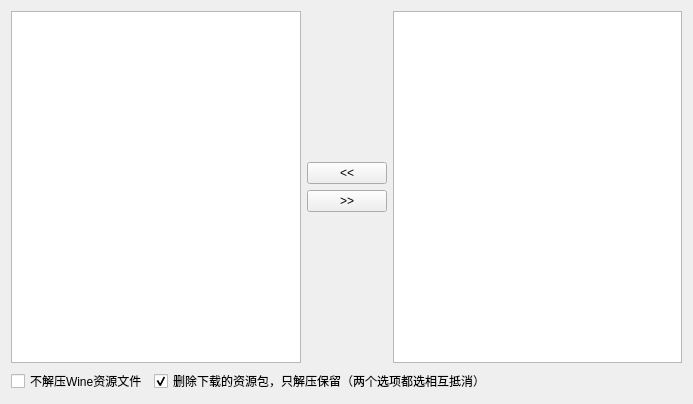
<?xml version="1.0" encoding="UTF-8"?>
<ui version="4.0">
 <class>MainWindow</class>
 <widget class="QMainWindow" name="MainWindow">
  <property name="geometry">
   <rect>
    <x>0</x>
    <y>0</y>
    <width>693</width>
    <height>404</height>
   </rect>
  </property>
  <property name="windowTitle">
   <string>下载 Wine</string>
  </property>
  <widget class="QWidget" name="centralWidget">
   <layout class="QVBoxLayout" name="verticalLayout_2">
    <item>
     <layout class="QHBoxLayout" name="horizontalLayout_2">
      <item>
       <widget class="QListView" name="localWineList"/>
      </item>
      <item>
       <layout class="QVBoxLayout" name="verticalLayout">
        <item>
         <spacer name="verticalSpacer">
          <property name="orientation">
           <enum>Qt::Vertical</enum>
          </property>
          <property name="sizeHint" stdset="0">
           <size>
            <width>20</width>
            <height>40</height>
           </size>
          </property>
         </spacer>
        </item>
        <item>
         <widget class="QPushButton" name="addButton">
          <property name="text">
           <string>&lt;&lt;</string>
          </property>
         </widget>
        </item>
        <item>
         <widget class="QPushButton" name="delButton">
          <property name="text">
           <string>&gt;&gt;</string>
          </property>
         </widget>
        </item>
        <item>
         <spacer name="verticalSpacer_2">
          <property name="orientation">
           <enum>Qt::Vertical</enum>
          </property>
          <property name="sizeHint" stdset="0">
           <size>
            <width>20</width>
            <height>40</height>
           </size>
          </property>
         </spacer>
        </item>
       </layout>
      </item>
      <item>
       <widget class="QListView" name="internetWineList"/>
      </item>
     </layout>
    </item>
    <item>
     <layout class="QHBoxLayout" name="horizontalLayout">
      <item>
       <widget class="QCheckBox" name="unzip">
        <property name="text">
         <string>不解压Wine资源文件</string>
        </property>
       </widget>
      </item>
      <item>
       <widget class="QCheckBox" name="deleteZip">
        <property name="text">
         <string>删除下载的资源包，只解压保留（两个选项都选相互抵消）</string>
        </property>
        <property name="checked">
         <bool>true</bool>
        </property>
        <property name="tristate">
         <bool>false</bool>
        </property>
       </widget>
      </item>
      <item>
       <spacer name="horizontalSpacer">
        <property name="orientation">
         <enum>Qt::Horizontal</enum>
        </property>
        <property name="sizeHint" stdset="0">
         <size>
          <width>40</width>
          <height>20</height>
         </size>
        </property>
       </spacer>
      </item>
     </layout>
    </item>
   </layout>
  </widget>
 </widget>
 <layoutdefault spacing="6" margin="11"/>
 <resources/>
 <connections/>
</ui>
